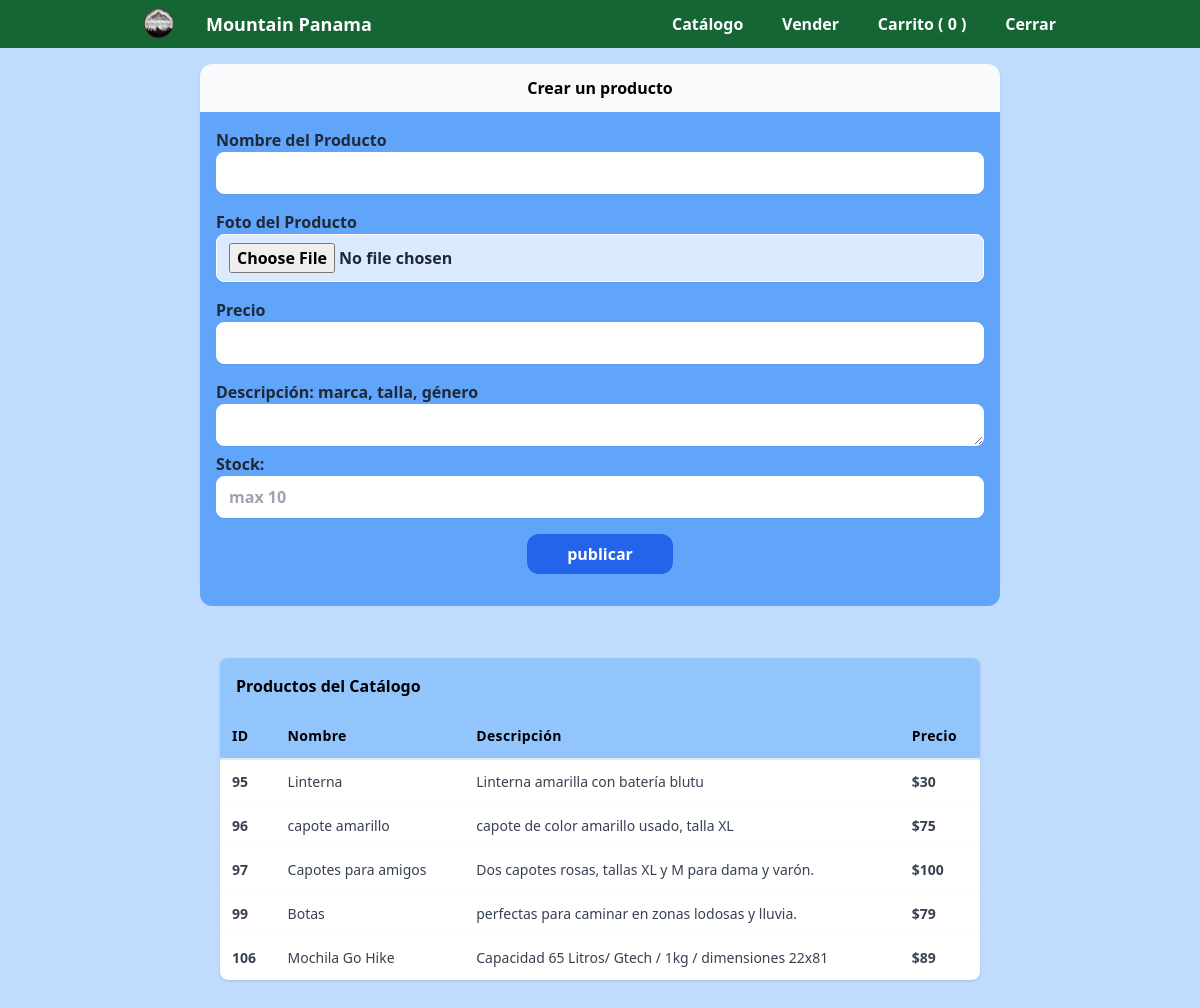
Page /catalogo.php (signed in) on the committed database.
### tables this page shows
CREATE TABLE `productos` (
  `id` int(11) NOT NULL,
  `nombre` varchar(100) NOT NULL,
  `descripcion` text NOT NULL,
  `imagen` varchar(500) NOT NULL,
  `precio` decimal(10,0) NOT NULL,
  `stock` int(10) NOT NULL
);

### src/conexion.php (called while the page is built, shortened)
<?php
class Conexion{
    private $servidor = "localhost";
    private $usuario = "root";
    private $contrasenia = "";
    private $conexion;
    public function __construct(){
        try{
            $this->conexion = new PDO("mysql:host=$this->servidor;dbname=mountainpanama", $this->usuario, $this->contrasenia);
            $this->conexion->setAttribute(PDO::ATTR_ERRMODE, PDO::ERRMODE_EXCEPTION);
        }catch( PDOException $e ){
            echo "falla de conexión" . $e;
        }
    }
    public function consultar($sql){
        $sentencia = $this->conexion->prepare($sql);
        $sentencia->execute();
        return $sentencia->fetchAll();
    }
}
?>

### src/catalogo.php (the view, shortened to what this page needs)
<?php include("cabecera.php"); ?>
<?php include("conexion.php");?>
<?php
$con = new Conexion();
$prodcutos = $con->consultar("SELECT * FROM `productos`");
?>
        <div class="bg-blue-200 w-full h-fit flex flex-col justify-around items-center">
            <div class="w-8/12 h-fit rounded-xl bg-gray-50 mt-4 shadow">
                <h1 class="font-semibold text-center py-3 "> Crear un producto </h1>
                <form class="p-4 -mb-4 rounded-b-xl text-gray-800 font-semibold  bg-blue-400 " action="catalogo.php" method="post" enctype="multipart/form-data">
                    Nombre del Producto
                    <input  class="mb-4 w-full border border-white px-3 py-2 rounded-lg shadow-sm focus:outline-none focus:border-indigo-500 focus:ring focus:ring-indigo-500" type="text"    name="productName" required autocomplete="off"><br>
                    Foto del Producto
                    <input class="mb-4 w-full border border-white px-3 py-2 rounded-lg shadow-sm focus:outline-none focus:border-indigo-500 focus:ring focus:ring-indigo-500 bg-blue-100" type="file"    name="productFile" required autocomplete="off"> <br>
                    Precio
                    <input class="mb-4 w-full border border-white px-3 py-2 rounded-lg shadow-sm focus:outline-none focus:border-indigo-500 focus:ring focus:ring-indigo-500" type="number" step="any" name="productPrice" required> <br>
                    Descripción: marca, talla, género
                    <textarea  class="w-full border border-white px-3 py-2 rounded-lg shadow-sm focus:outline-none focus:border-indigo-500 focus:ring focus:ring-indigo-500"  type="text" name="productDesc" rows="1" cols="1" maxlength="82" required autocomplete="off"> </textarea> <br>
                    Stock:
                    <input placeholder="max 10"  class="w-full border border-white px-3 py-2 rounded-lg shadow-sm focus:outline-none focus:border-indigo-500 focus:ring focus:ring-indigo-500" type="number" step="1" min="0" max="10" required="required" name="stock" autocomplete="off">
                    <div class="flex flex-row justify-center">
                        <input class=" my-4 py-2 px-10 rounded-xl bg-blue-600 text-white font-semibold hover:cursor-pointer focus:ring focus:ring-blue-900" type="submit" value="publicar">
                    </div>
                </form>
            </div>
            <br><br>
            <div class="w-8/12 h-fit p-5  mb-4" id="table">
                <div class="overflow-auto rounded-lg shadow hidden md:block">
                    <table class="w-full">
                    <caption class="bg-blue-300 font-semibold text-left p-4"> Productos del Catálogo </caption>
                        <thead class="border-b-2">
                            <tr class="bg-blue-300">
                                <th class="p-3 text-sm font-semibold tracking-wide text-left">ID</th>
                                <th class="p-3 text-sm font-semibold tracking-wide text-left">Nombre</th>
                                <th class="p-3 text-sm font-semibold tracking-wide text-left">Descripción</th>
                                <th class="p-3 text-sm font-semibold tracking-wide text-left">Precio</th>
                            </tr>
                        </thead>
                        <tbody>
                            <?php foreach($prodcutos as $producto) { ?>
                                    <tr class="bg-white shadow">
                                        <td class="p-3 text-sm text-gray-700 whitespace-nowrap font-extrabold">
                                            <?php echo $producto['id']; ?>
                                        </td>
                                        <td class="p-3 text-sm text-gray-700 whitespace-nowrap">
                                            <?php echo $producto['nombre']; ?>
                                        </td>
                                        <td class="p-3 text-sm text-gray-700 whitespace-nowrap">
                                            <?php echo $producto['descripcion']; ?>
                                        </td>
                                        <td class="p-3 text-sm text-gray-700 whitespace-nowrap font-extrabold">
                                            <?php echo "$" . $producto['precio']; ?>
                                        </td>
                                    </tr>
                            <?php }?>
                        </tbody>
                    </table>
                </div>
            </div>
        </div>
<?php include("pie.php"); ?>

### rows in the picture
productos: id "95", nombre "Linterna", descripcion "Linterna amarilla con batería blutu", precio "30"
productos: id "96", nombre "capote amarillo", descripcion "capote de color amarillo usado, talla XL", precio "75"
productos: id "97", nombre "Capotes para amigos", descripcion "Dos capotes rosas, tallas XL y M para dama y varón.", precio "100"
productos: id "99", nombre "Botas", descripcion "perfectas para caminar en zonas lodosas y lluvia.", precio "79"
productos: id "106", nombre "Mochila Go Hike", descripcion "Capacidad 65 Litros/ Gtech / 1kg / dimensiones 22x81", precio "89"
